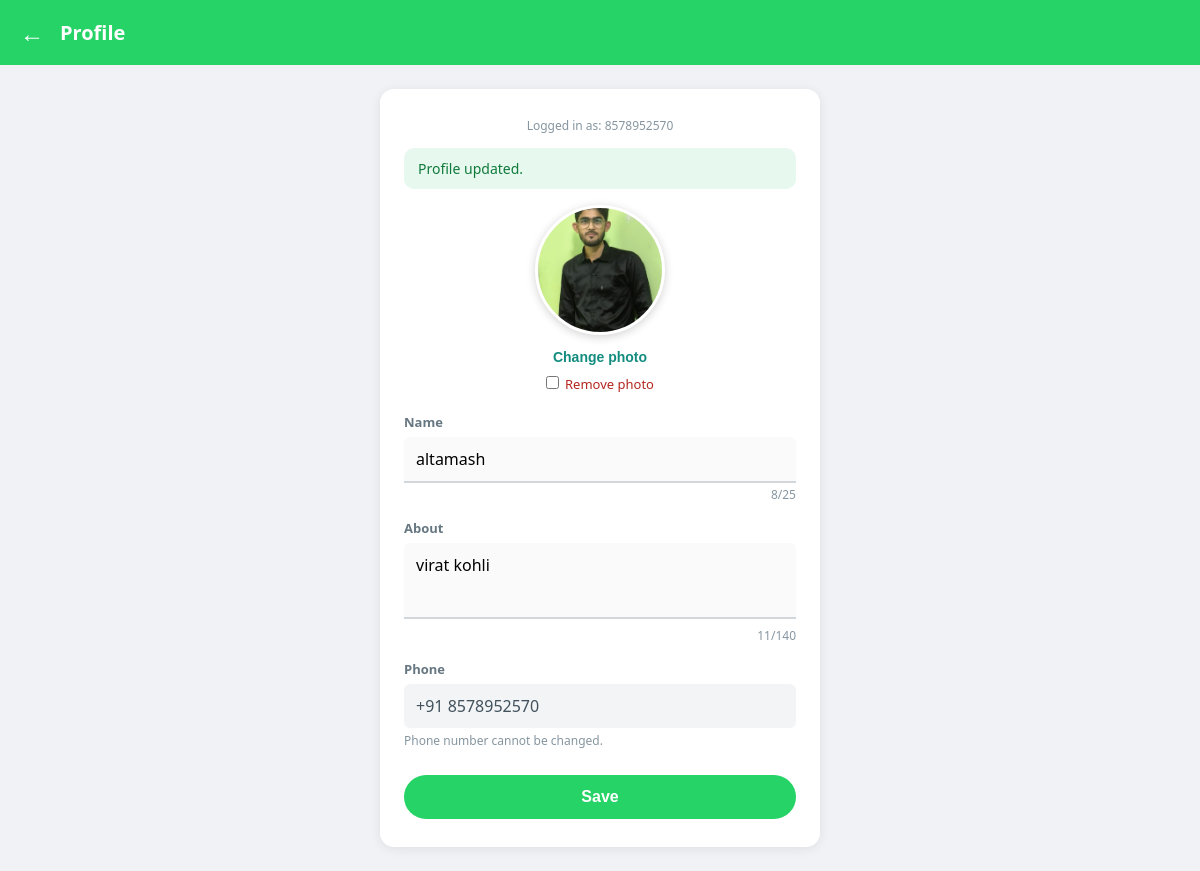
Page /profile/edit/ (signed in) on the committed database.
### chat/models.py (models this page shows, shortened)
class Profile(models.Model):
    user = models.OneToOneField(User, on_delete=models.CASCADE, related_name="profile")
    phone = models.CharField(max_length=10, unique=True)
    full_name = models.CharField(max_length=25, blank=True)
    dp = models.ImageField(upload_to="dp/", blank=True, null=True)
    about = models.CharField(max_length=140, blank=True, default="Hey there! I am using HelloApp")

### chat/views.py (the view, shortened to what this page needs)
# urls.py: path("profile/edit/", views.edit_profile, name="edit_profile"),
def edit_profile(request):
    if not request.user.is_authenticated:
        return redirect("login")
    profile = Profile.objects.filter(user=request.user).first()
    creating = profile is None
    if creating:
        profile = Profile(user=request.user, about=DEFAULT_ABOUT)
    error = None
    name_value = profile.full_name
    about_value = profile.about
    phone_value = profile.phone
    saved = request.session.pop("profile_saved", False)
    return render(request, "edit_profile.html", {
        "profile": profile,
        "creating": creating,
        "error": error,
        "saved": saved,
        "name_value": name_value,
        "about_value": about_value,
        "phone_value": phone_value,
    })

### templates/edit_profile.html (shortened to what this page needs)
<!DOCTYPE html>
<html lang="en">
<head>
</head>
<body>
    <div class="top">
        <a href="{% url 'home' %}" aria-label="Back">←</a>
        Profile
    </div>
    <div class="card">
        <p class="who">Logged in as: {{ request.user.username }}</p>
            {% if saved %}<p class="msg ok">Profile updated.</p>{% endif %}
            <form method="POST" enctype="multipart/form-data">
                <div class="avatar-wrap">
                    <div class="avatar" id="avatar"
                         {% if profile.dp %}style="background-image:url('{{ profile.dp.url }}')"{% endif %}
                         data-original="{% if profile.dp %}{{ profile.dp.url }}{% endif %}">{% if not profile.dp %}👤{% endif %}</div>
                    <button type="button" class="change" id="changeBtn">Change photo</button>
                    {% if profile.dp %}
                        <label class="remove"><input type="checkbox" name="remove_dp" id="removeDp">Remove photo</label>
                    {% endif %}
                </div>
                <label class="l" for="full_name">Name</label>
                <input type="text" id="full_name" name="full_name" value="{{ name_value }}" maxlength="25" required>
                <div class="count"><span id="nameCount">0</span>/25</div>
                <label class="l" for="about">About</label>
                <textarea id="about" name="about" maxlength="140">{{ about_value }}</textarea>
                <div class="count"><span id="aboutCount">0</span>/140</div>
                {% if creating %}
                    <label class="l" for="phone">Phone</label>
                    <input type="text" id="phone" name="phone" value="{{ phone_value }}" maxlength="10" inputmode="numeric" placeholder="10-digit mobile number" required>
                    <p class="hint">Friends find you with this number.</p>
                {% else %}
                    <label class="l">Phone</label>
                    <div class="phone">+91 {{ profile.phone }}</div>
                    <p class="hint">Phone number cannot be changed.</p>
                {% endif %}
                <button type="submit" class="btn">Save</button>
            </form>
    </div>
</body>
</html>

### templates/edit_profile.html (style rules this page uses)
* { box-sizing:border-box;margin:0;padding:0; }
body { font-family:"Segoe UI",Roboto,Arial,sans-serif; background:#f0f2f5; min-height:100vh; }
.top { background:#25D366; color:#fff; padding:16px 20px; display:flex; align-items:center; gap:16px; font-size:20px; font-weight:600; }
.top a { color:#fff;text-decoration:none;font-size:24px; }
.card { max-width:440px; margin:24px auto; background:#fff; border-radius:14px; padding:28px 24px; box-shadow:0 2px 12px rgba(0,0,0,.08); }
.avatar-wrap { text-align:center;margin-bottom:20px; }
.avatar { width:130px;height:130px; border-radius:50%; background:#e4e8ec center/cover no-repeat; margin:0 auto 10px; display:flex;align-items:center;justify-content:center; font-size:50px; cursor:pointer; border:3px solid #fff; box-shadow:0 2px 10px rgba(0,0,0,.18); }
.change { color:#128C7E;font-size:14px;font-weight:600;cursor:pointer;background:none;border:none; }
.remove { display:block;margin-top:8px;font-size:13px;color:#b3261e; }
.remove input { margin-right:6px; }
label.l { display:block;font-size:13px;font-weight:600;color:#667781;margin:16px 0 6px; }
input[type=text], textarea { width:100%; font:inherit; font-size:16px; padding:11px 12px; border:none; border-bottom:2px solid #d1d7db; background:#fafafa; outline:none; border-radius:6px 6px 0 0; }
textarea { resize:none;height:76px; }
.count { text-align:right;font-size:12px;color:#8696a0;margin-top:3px; }
.phone { padding:11px 12px; background:#f3f4f6; border-radius:6px; color:#41525d; font-size:16px; }
.hint { font-size:12px;color:#8696a0;margin-top:4px; }
.btn { display:block;width:100%; margin-top:26px; padding:13px; border:none;border-radius:28px; background:#25D366;color:#fff; font-size:16px;font-weight:600;cursor:pointer; }
.msg { padding:11px 14px;border-radius:10px;font-size:14px;margin-bottom:16px; }
.ok { background:#e7f8ee;color:#0f7a3b; }
.who { font-size:12px;color:#8696a0;text-align:center;margin-bottom:14px; }

### rows in the picture
Profile: dp (picture), full_name "altamash", about "virat kohli", phone "8578952570"

### other values in the picture
{{ request.user.username }} "8578952570"
